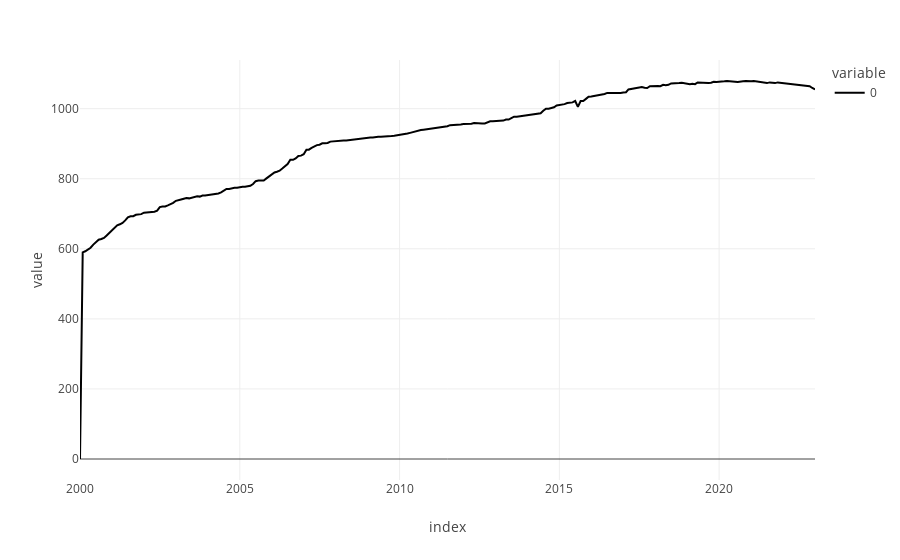

The notebook cell saved with this chart:
### Code cell
pl.notna_plot(df)

### Figure 1 — Plotly figure (JSON) as saved in the notebook; plotly's stock layout.template omitted (floating-point values rounded to 4 significant figures; data arrays with more than 128 entries replaced by an {"elided": "..."} marker saying what was removed)
{"data": [{"hovertemplate": "variable=0<br>index=%{x}<br>value=%{y}<extra></extra>", "legendgroup": "0", "line": {"color": "#000001", "dash": "solid"}, "marker": {"symbol": "circle"}, "mode": "lines", "name": "0", "orientation": "v", "showlegend": true, "type": "scatter", "x": {"elided": "277 str values"}, "xaxis": "x", "y": {"elided": "277 int values"}, "yaxis": "y"}], "layout": {"legend": {"title": {"text": "variable"}, "tracegroupgap": 0}, "margin": {"t": 60}, "xaxis": {"anchor": "y", "domain": [0, 1], "title": {"text": "index"}}, "yaxis": {"anchor": "x", "domain": [0, 1], "title": {"text": "value"}}}}
